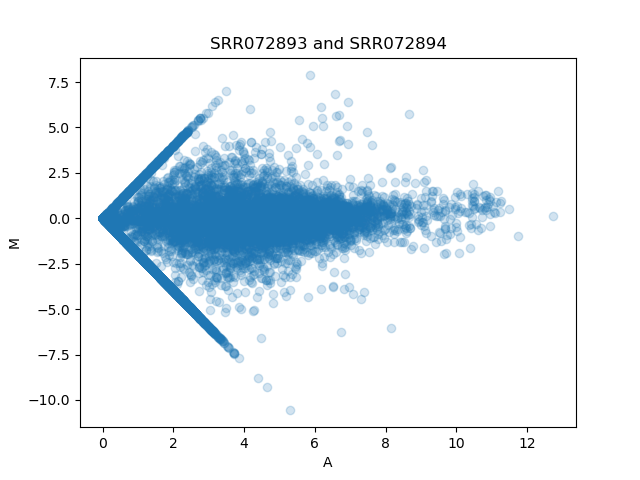

Write the Python code that produced this figure.
#!/usr/bin/env python3

"""
create an MA plot
"""

import sys
import pandas as pd
import matplotlib.pyplot as plt
import numpy as np
import os 


name1 = sys.argv[1].split(os.sep)[-2] #takes only [-2] for column name
ctab1 = pd.read_csv(sys.argv[1], sep="\t", index_col="t_name") #index_col adds tname
name2 = sys.argv[2].split(os.sep)[-2]                                      #to file
ctab2 = pd.read_csv(sys.argv[2], sep="\t", index_col="t_name")

fpkms = {name1: ctab1.loc[:,"FPKM"],
        name2: ctab2.loc[:, "FPKM"]}

df = pd.DataFrame(fpkms)
df += 1

r =df.loc[:,name2]
g =df.loc[:,name1]

m = np.log2(r/g)
a = .5 * np.log2(r*g)

fig, ax = plt.subplots()
ax.scatter(a, m, alpha = 0.2)
plt.title("SRR072893 and SRR072894")
plt.xlabel("A")
plt.ylabel("M")
fig.savefig("ma_plot.png")
plt.close(fig)